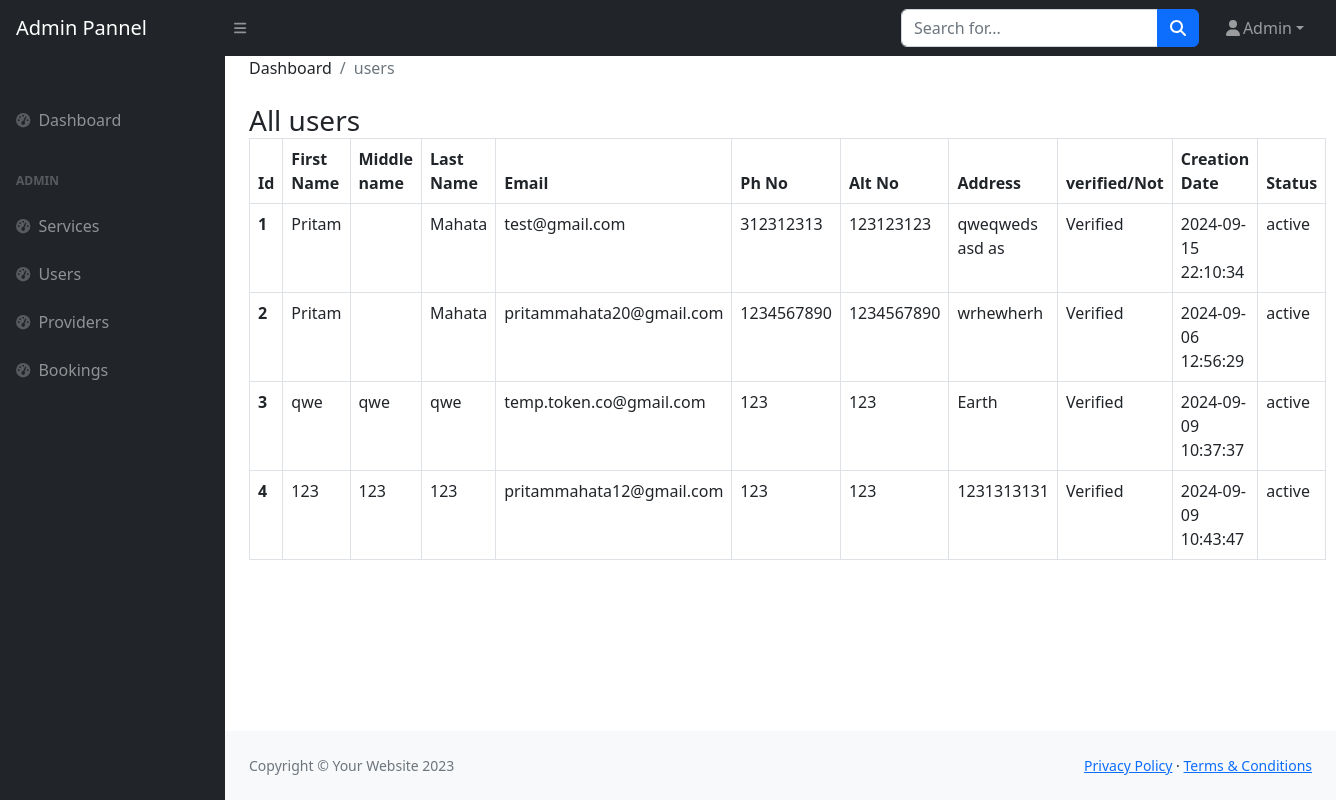
Page /admin/users.php (signed in) on the committed database.
### tables this page shows
CREATE TABLE `users` (
  `uid` int(11) NOT NULL,
  `fname` varchar(255) NOT NULL,
  `mname` varchar(255) DEFAULT NULL,
  `lname` varchar(255) NOT NULL,
  `email` varchar(255) NOT NULL,
  `password` varchar(255) NOT NULL,
  `con_num` bigint(20) NOT NULL,
  `alt_num` bigint(20) DEFAULT NULL,
  `address` varchar(255) NOT NULL,
  `isverified` int(10) NOT NULL DEFAULT 0,
  `is_deleted` tinyint(1) DEFAULT 0,
  `ucreate` timestamp NOT NULL DEFAULT current_timestamp() ON UPDATE current_timestamp(),
  `v_code` varchar(255) NOT NULL
);

### admin/users.php (the view)
<?php require("./components/header.php") ?>
<main>
    <div class="container-fluid px-4">
        <ol class="breadcrumb mb-4">
            <li class="breadcrumb-item">Dashboard</li>
            <li class="breadcrumb-item active">users</li>
        </ol>
    </div>
    <div class="container-fluid px-4">
        <h3 class="mb-0">All users</h3>
        <table class="table table-bordered table-hover">
            <thead>
                <tr>
                    <th scope="col">Id</th>
                    <th scope="col">First Name</th>
                    <th scope="col">Middle name</th>
                    <th scope="col">Last Name</th>
                    <th scope="col">Email</th>
                    <th scope="col">Ph No</th>
                    <th scope="col">Alt No</th>
                    <th scope="col">Address</th>
                    <th scope="col">verified/Not</th>
                    <th scope="col">Creation Date</th>
                    <th scope="col">Status</th>
                </tr>
            </thead>
            <tbody>
                <?php
                $sql = "SELECT * FROM users;";
                $result = mysqli_query($conn, $sql) or die(mysqli_error($conn));
                if (mysqli_num_rows($result) > 0) {
                    while ($row = mysqli_fetch_assoc($result)) { ?>
                        <tr>
                            <th><?php echo $row['uid'] ?></th>
                            <td><?php echo $row['fname'] ?></td>
                            <td><?php echo $row['mname'] ?></td>
                            <td><?php echo $row['lname'] ?></td>
                            <td><?php echo $row['email'] ?></td>
                            <td><?php echo $row['con_num'] ?></td>
                            <td><?php echo $row['alt_num'] ?></td>
                            <td><?php echo $row['address'] ?></td>
                            <td><?php
                                if ((int) $row['isverified'] == 1) {
                                    echo "Verified";
                                } else {
                                    echo "Not Verified";
                                }
                                ?>
                            </td>
                            <td><?php echo $row['ucreate'] ?></td>
                            <td><?php
                                if ((int) $row['is_deleted'] == 1) {
                                    echo "Deactive";
                                } else {
                                    echo "active";
                                }
                                ?></td>
                        </tr>
                <?php
                    }
                } else {
                    echo "No record found";
                }
                ?>
            </tbody>
        </table>
    </div>
</main>
<?php require('./components/footer.php') ?>

### rows in the picture
users: uid "1", fname "Pritam", lname "Mahata", email "test@gmail.com", con_num "312312313", alt_num "123123123", address "qweqweds asd as", isverified "Verified", ucreate "2024-09-15 22:10:34", is_deleted "active"
users: uid "2", fname "Pritam", lname "Mahata", email "pritammahata20@gmail.com", con_num "1234567890", alt_num "1234567890", address "wrhewherh", isverified "Verified", ucreate "2024-09-06 12:56:29", is_deleted "active"
users: uid "3", fname "qwe", mname "qwe", lname "qwe", email "temp.token.co@gmail.com", con_num "123", alt_num "123", address "Earth", isverified "Verified", ucreate "2024-09-09 10:37:37", is_deleted "active"
users: uid "4", fname "123", mname "123", lname "123", email "pritammahata12@gmail.com", con_num "123", alt_num "123", address "1231313131", isverified "Verified", ucreate "2024-09-09 10:43:47", is_deleted "active"

### other values in the picture
$_SESSION['a_info']['aname'] "Admin"
